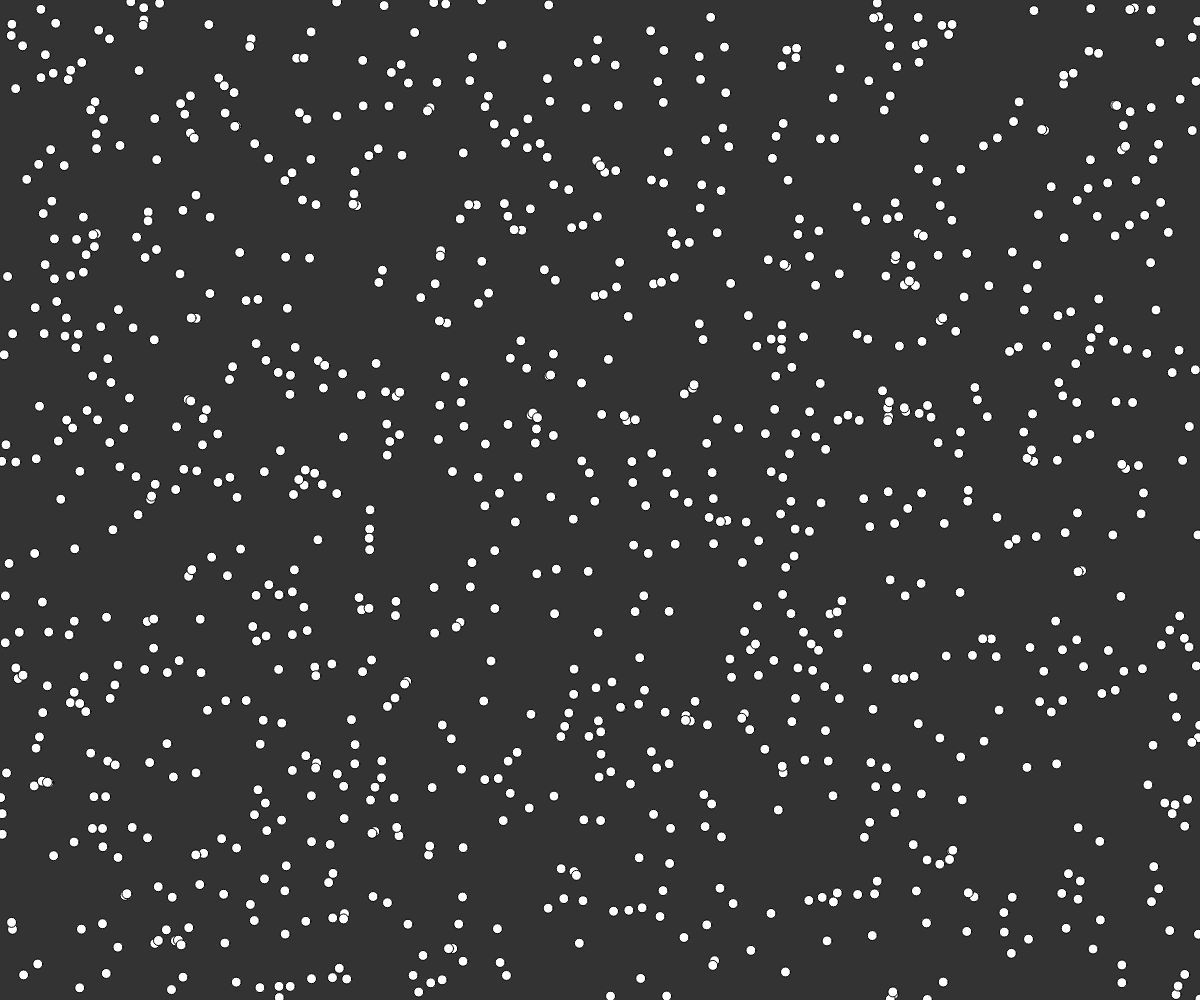
Frame 1 (no input)
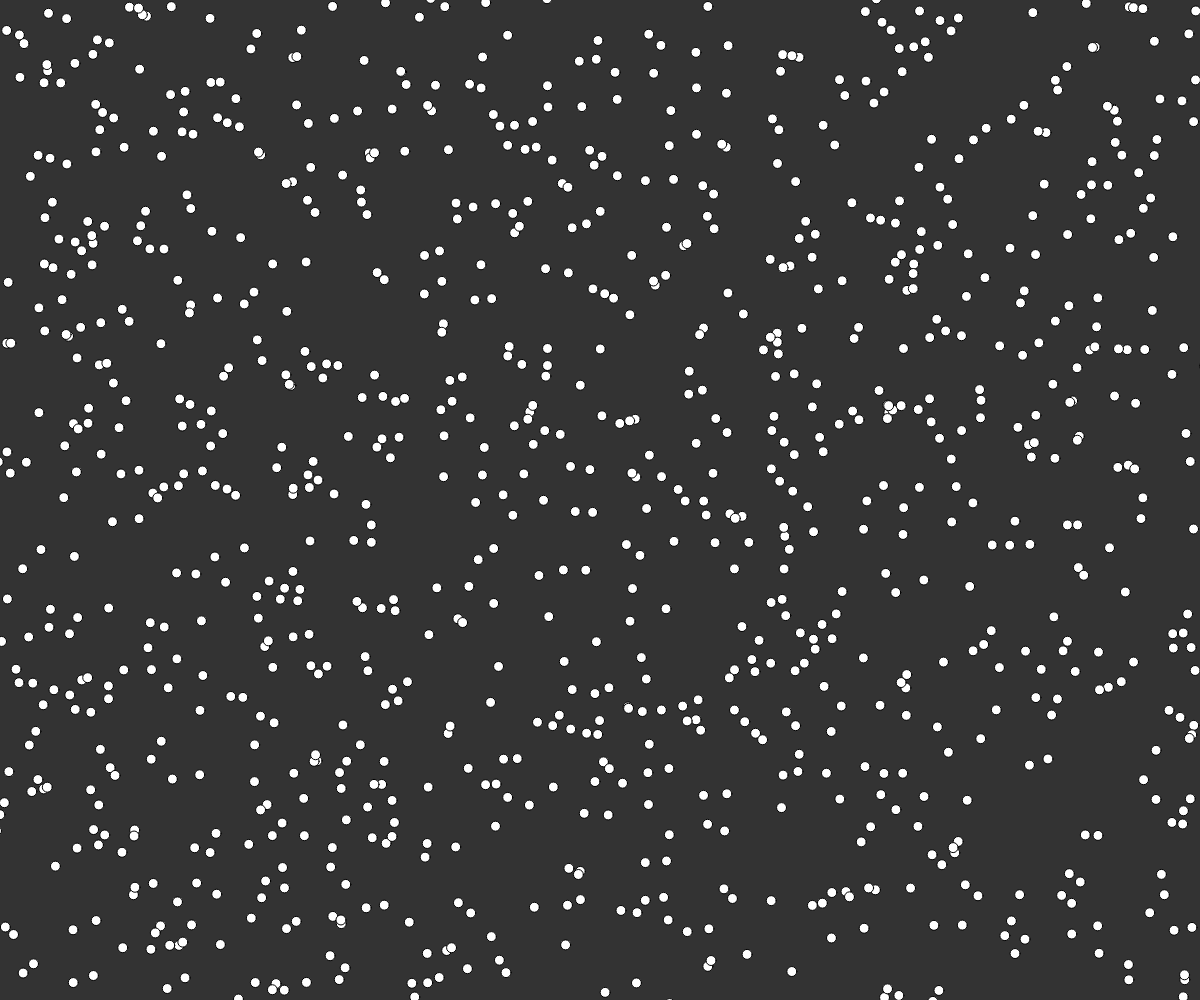
Frame 60 (no input)
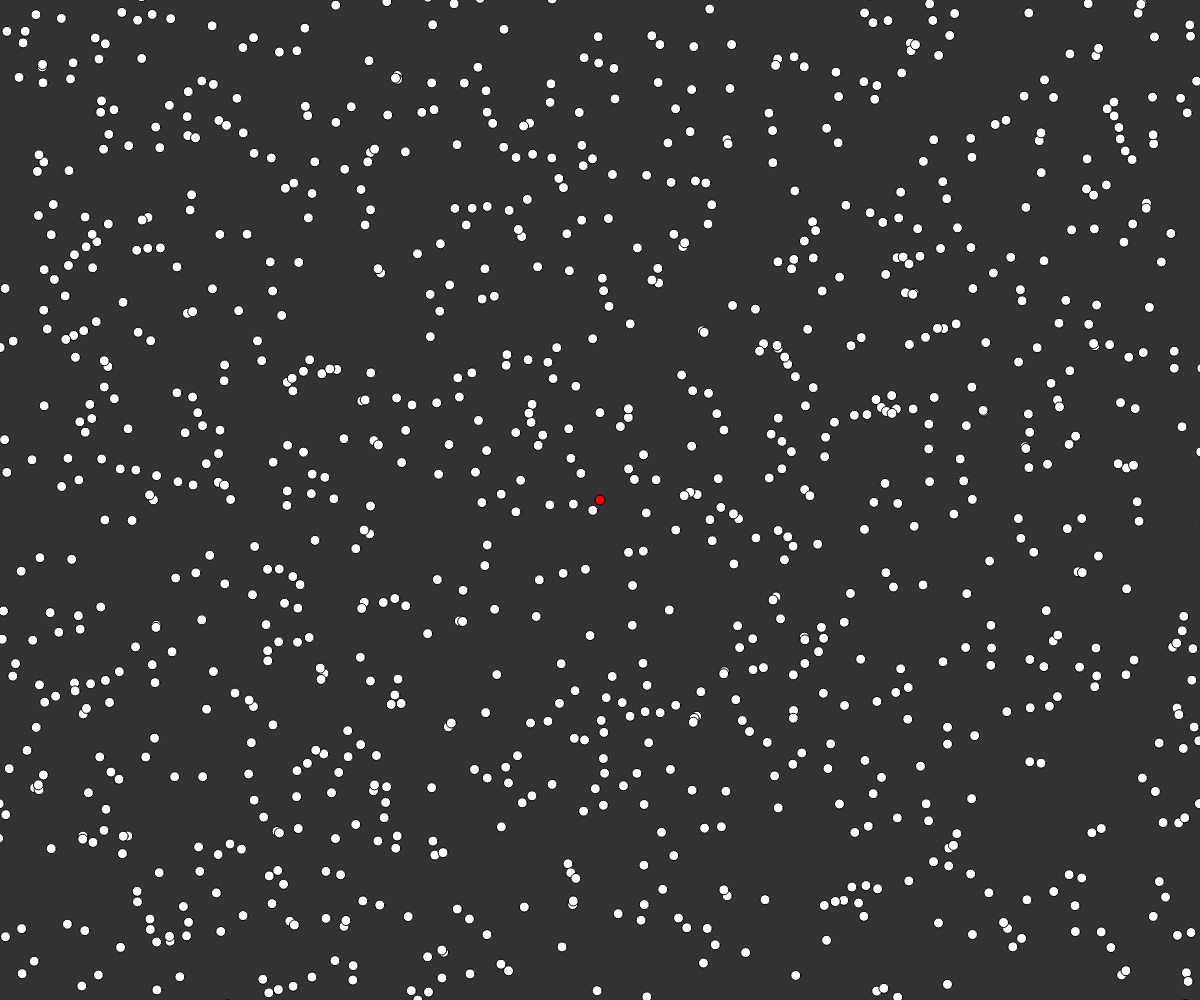
Frame 120 (the mouse pressed at the canvas centre since frame 60)

The p5.js sketch that drew these frames (run headless with seeded random() and noise() and a simulated clock; from frame 60 on, the mouse is pressed at the canvas centre):

// p5.js sketch
// ── sketch.js
var trees = [];
var movers = [];
var moverCounter;

function setup() {
  createCanvas(windowWidth, windowHeight);
  moverCounter = 1000;
  for (var i = 0; i < moverCounter; i++) {
    movers[i] = new mover(random(width), random(height));
  }
}

function draw() {
  background(51)
  for (var i = 0; i < movers.length; i++) {
    movers[i].show();
    movers[i].update();
    for (var j = 0; j < trees.length; j++) {
      var isStuck = trees[j].hit(movers[i])
      if (isStuck) {
        trees.push(new tree(movers[i].loc.x, movers[i].loc.y));
        movers.splice(i, 1);
      }
    }
  }
   for (var i = 0; i < trees.length; i++) {
     trees[i].show();
   }

}

function mousePressed() {
  trees.push(new tree(mouseX, mouseY));
}

// ── mover.js
function mover(x, y) {
  this.loc = createVector(x, y);
  this.r = 10;
  this.show = function() {
    fill(255);
    ellipse(this.loc.x, this.loc.y, this.r);
  }
  this.update = function() {
    let vil = p5.Vector.random2D();
    this.loc.add(vil);
  }
}

// ── tree.js
function tree(x, y) {
  this.loc = createVector(x, y);
  this.r = 10;
  this.show = function() {
    fill(255, 0, 0);
    ellipse(this.loc.x, this.loc.y, this.r);
  }
  this.hit = function(mover) {
    let d = p5.Vector.dist(this.loc, mover.loc);
    if (d < (mover.r)) {
      return true;
    }
    return false;
  }
}
